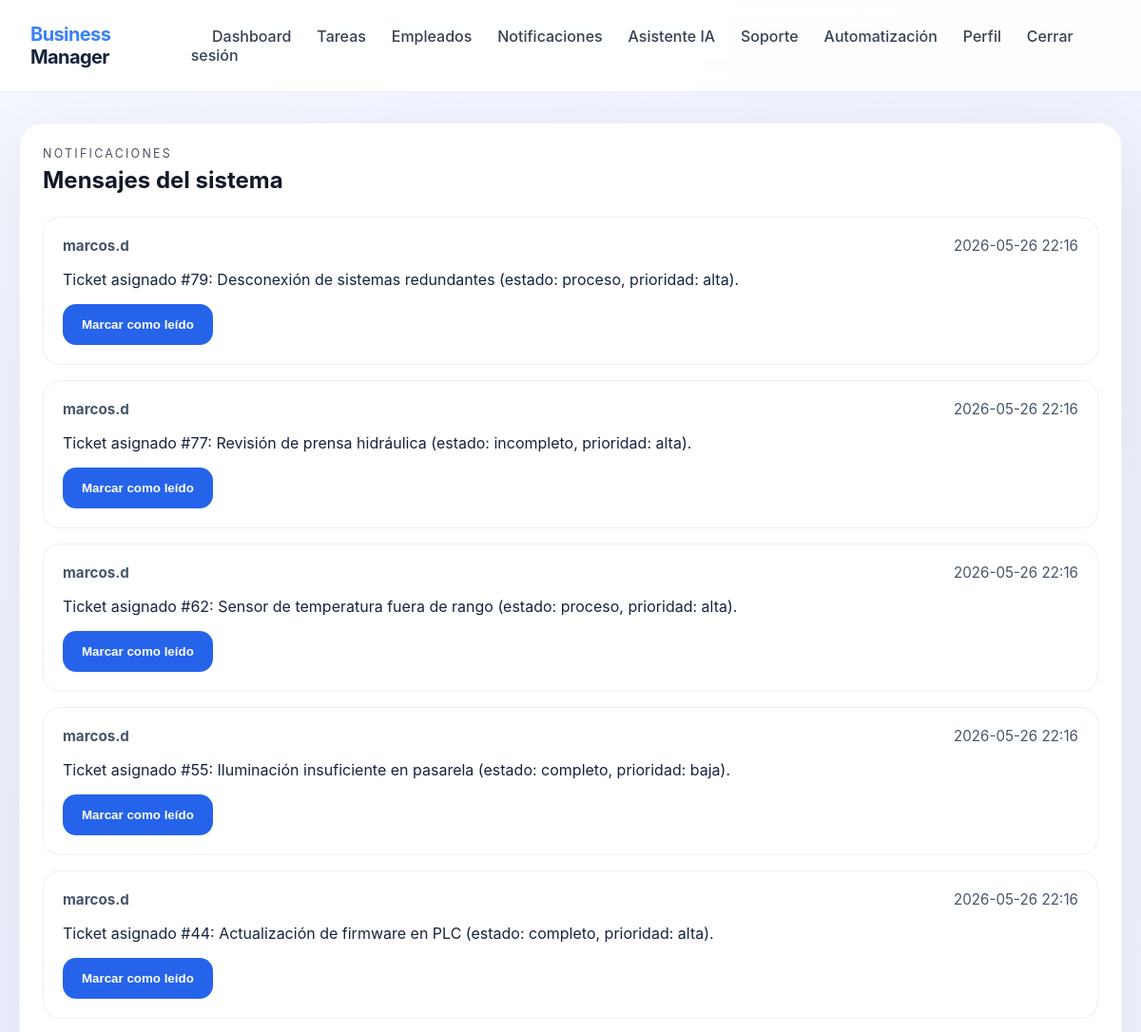
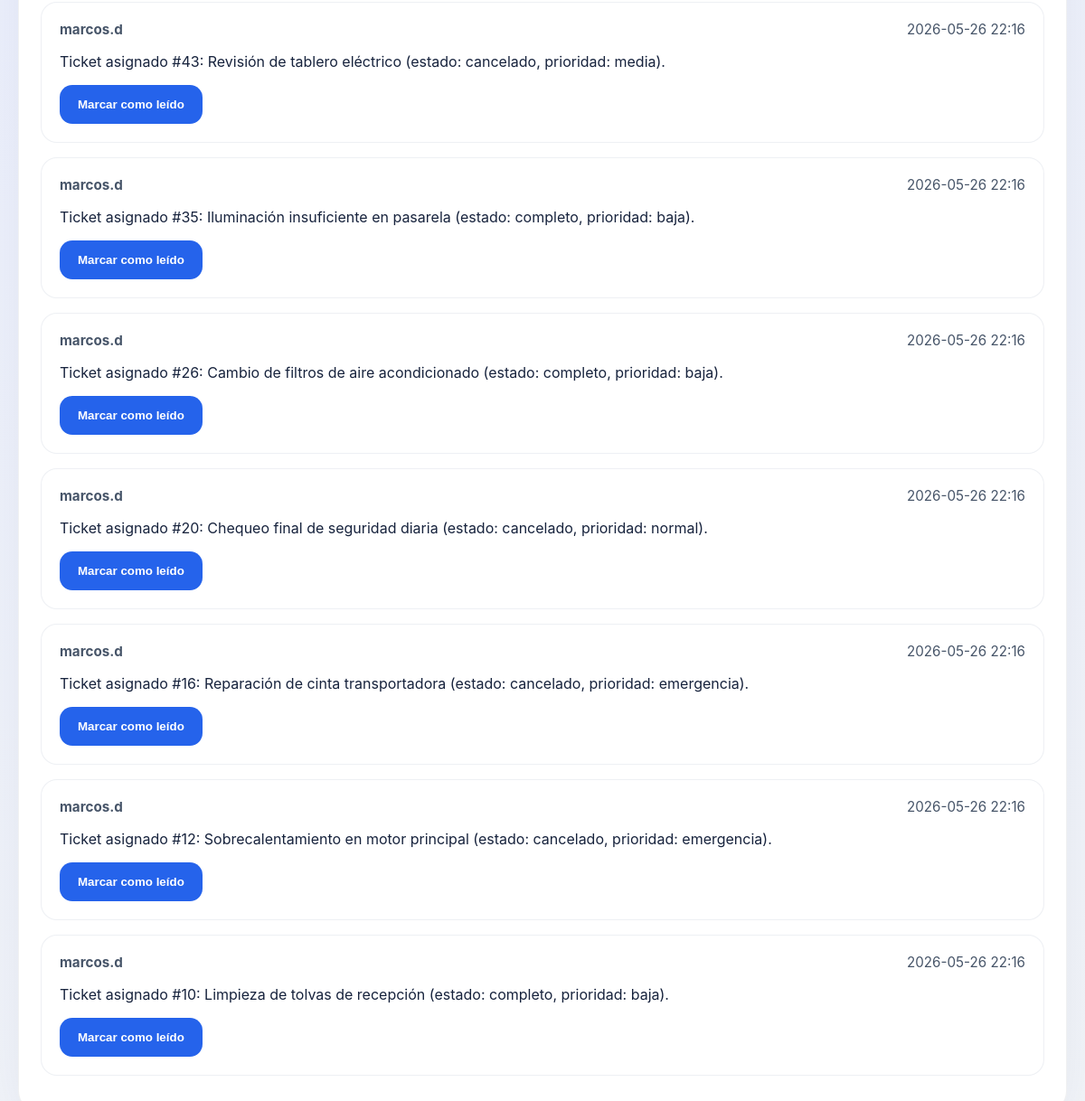
The page /notifications (signed in) on the database its author committed (2 pictures, top to bottom).
### models.py (models this page shows)
class Notification(Base):
    __tablename__ = 'notifications'
    id = Column(Integer, primary_key=True, index=True)
    user_id = Column(Integer, ForeignKey('users.id'), nullable=False)
    message = Column(Text, nullable=False)
    employee_id = Column(Integer, ForeignKey('employees.id'), nullable=True)
    read = Column(Boolean, default=False)
    created_at = Column(DateTime, default=datetime.utcnow)
    recipient = relationship('User', back_populates='notifications')
    employee = relationship('Employee')

class User(Base):
    __tablename__ = 'users'
    id = Column(Integer, primary_key=True, index=True)
    username = Column(String, unique=True, nullable=False, index=True)
    password_hash = Column(String, nullable=False)
    role = Column(String, nullable=False, default='staff')
    created_at = Column(DateTime, default=datetime.utcnow)
    audits = relationship('AuditLog', back_populates='user')
    employee_profile = relationship('Employee', back_populates='account', uselist=False)
    notifications = relationship('Notification', back_populates='recipient')
    support_tickets = relationship('SupportTicket', back_populates='user')
    failed_login_attempts = Column(Integer, default=0)
    last_failed_login_at = Column(DateTime, nullable=True)
    locked_until = Column(DateTime, nullable=True)
    mfa_enabled = Column(Boolean, default=False)
    mfa_secret = Column(String, nullable=True)

### main.py (the view)
@app.get("/notifications", response_class=HTMLResponse)
def read_notifications(request: Request, db: Session = Depends(get_db)):
    current_user = require_login(request, db)
    if isinstance(current_user, RedirectResponse):
        return current_user
    notifications = db.query(Notification).filter(Notification.user_id == current_user.id).order_by(Notification.created_at.desc()).all()
    return templates.TemplateResponse(request, "notifications.html", {"request": request, "current_user": current_user, "notifications": notifications})

### templates/notifications.html (shortened to what this page needs)
<!DOCTYPE html>
<html lang="es">
<head>
    <link rel="stylesheet" href="{{ url_for('static', path='style.css') }}">
</head>
<body>
    <header class="topbar">
        <div class="brand"><span class="brand-highlight">Business</span> Manager</div>
        <nav>
            <a href="/">Dashboard</a>
            <a href="/tasks">Tareas</a>
            <a href="/employees">Empleados</a>
            <a href="/notifications">Notificaciones</a>
            <a href="/assistant">Asistente IA</a>
            <a href="/support">Soporte</a>
            <a href="/support/automation-rules">Automatización</a>
            <a href="/profile">Perfil</a>
            <a href="/logout">Cerrar sesión</a>
        </nav>
    </header>
    <main class="page-grid page-wide">
        <section class="panel list-panel">
            <div class="panel-header">
                <div>
                    <p class="eyebrow">Notificaciones</p>
                    <h1>Mensajes del sistema</h1>
                </div>
            </div>
            {% if notifications %}
            <div class="notifications-list">
                {% for note in notifications %}
                <div class="notification-card {{ 'notification-unread' if not note.read }}">
                    <div class="notification-row">
                        <strong>{{ note.recipient.username }}</strong>
                        <span>{{ note.created_at.strftime('%Y-%m-%d %H:%M') }}</span>
                    </div>
                    <p>{{ note.message }}</p>
                    {% if not note.read %}
                    <form action="/notifications/{{ note.id }}/read" method="post">
                        <button class="button button-secondary" type="submit">Marcar como leído</button>
                    </form>
                    {% endif %}
                </div>
                {% endfor %}
            </div>
            {% else %}
            <p class="empty-message">No hay notificaciones nuevas.</p>
            {% endif %}
        </section>
    </main>
</body>
</html>

### static/style.css (style rules this page uses)
* { box-sizing: border-box; }
body { margin: 0; font-family: Inter, system-ui, -apple-system, BlinkMacSystemFont, 'Segoe UI', sans-serif; background: radial-gradient(circle at top left, #f5f7ff 0%, #eef2ff 40%, #f4f7fb 100%); color: #17233d; }
.topbar { display: flex; justify-content: space-between; align-items: center; padding: 24px 32px; background: rgba(255, 255, 255, 0.92); backdrop-filter: blur(10px); border-bottom: 1px solid rgba(20, 30, 60, 0.08); position: sticky; top: 0; z-index: 10; }
.brand { font-size: 1.25rem; font-weight: 700; letter-spacing: -0.03em; }
.brand-highlight { color: #3b82f6; }
nav a { margin-left: 1.4rem; text-decoration: none; color: #374151; font-weight: 500; }
.page-grid { width: min(1180px, calc(100% - 40px)); margin: 32px auto; display: grid; gap: 24px; }
.page-wide { grid-template-columns: 1fr; }
.panel { background: rgba(255, 255, 255, 0.96); border: 1px solid rgba(15, 23, 42, 0.06); border-radius: 24px; padding: 28px; box-shadow: 0 24px 80px rgba(15, 23, 42, 0.08); }
.panel-header, .card-header { display: flex; align-items: center; justify-content: space-between; gap: 16px; margin-bottom: 24px; }
.eyebrow { margin: 0 0 6px; text-transform: uppercase; letter-spacing: 0.18em; color: #4b5563; font-size: 0.78rem; }
h1, h2 { margin: 0; color: #111827; }
.card, .form-card, .preview-card, .list-panel { border-radius: 24px; padding: 24px; background: #ffffff; }
.button, button { display: inline-flex; align-items: center; justify-content: center; border-radius: 14px; border: none; padding: 14px 20px; font-weight: 600; cursor: pointer; transition: transform 0.2s ease, box-shadow 0.2s ease; }
.button-primary, button[type="submit"] { background: #2563eb; color: #ffffff; }
.button-secondary, .button { background: #eef2ff; color: #3730a3; }
.notification-card { border-radius: 18px; padding: 20px; background: #ffffff; border: 1px solid rgba(148, 163, 184, 0.16); margin-bottom: 16px; }
.notification-row { display: flex; justify-content: space-between; gap: 12px; margin-bottom: 12px; color: #475569; font-size: 0.95rem; }

### rows shown on the page
Notification: recipient.username "marcos.d", created_at "2026-05-26 22:16", message "Ticket asignado #79: Desconexión de sistemas redundantes (estado: proceso, prioridad: alta)."
Notification: recipient.username "marcos.d", created_at "2026-05-26 22:16", message "Ticket asignado #77: Revisión de prensa hidráulica (estado: incompleto, prioridad: alta)."
Notification: recipient.username "marcos.d", created_at "2026-05-26 22:16", message "Ticket asignado #62: Sensor de temperatura fuera de rango (estado: proceso, prioridad: alta)."
Notification: recipient.username "marcos.d", created_at "2026-05-26 22:16", message "Ticket asignado #55: Iluminación insuficiente en pasarela (estado: completo, prioridad: baja)."
Notification: recipient.username "marcos.d", created_at "2026-05-26 22:16", message "Ticket asignado #44: Actualización de firmware en PLC (estado: completo, prioridad: alta)."
Notification: recipient.username "marcos.d", created_at "2026-05-26 22:16", message "Ticket asignado #43: Revisión de tablero eléctrico (estado: cancelado, prioridad: media)."
Notification: recipient.username "marcos.d", created_at "2026-05-26 22:16", message "Ticket asignado #35: Iluminación insuficiente en pasarela (estado: completo, prioridad: baja)."
Notification: recipient.username "marcos.d", created_at "2026-05-26 22:16", message "Ticket asignado #26: Cambio de filtros de aire acondicionado (estado: completo, prioridad: baja)."
Notification: recipient.username "marcos.d", created_at "2026-05-26 22:16", message "Ticket asignado #20: Chequeo final de seguridad diaria (estado: cancelado, prioridad: normal)."
Notification: recipient.username "marcos.d", created_at "2026-05-26 22:16", message "Ticket asignado #16: Reparación de cinta transportadora (estado: cancelado, prioridad: emergencia)."
Notification: recipient.username "marcos.d", created_at "2026-05-26 22:16", message "Ticket asignado #12: Sobrecalentamiento en motor principal (estado: cancelado, prioridad: emergencia)."
Notification: recipient.username "marcos.d", created_at "2026-05-26 22:16", message "Ticket asignado #10: Limpieza de tolvas de recepción (estado: completo, prioridad: baja)."
